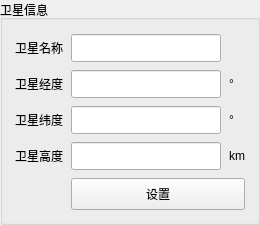
            <widget class="QGroupBox" name="gbSatelliteInfo">
             <property name="title">
              <string>卫星信息</string>
             </property>
             <layout class="QGridLayout" name="layoutSatelliteInfo">
              <property name="leftMargin">
               <number>12</number>
              </property>
              <property name="topMargin">
               <number>14</number>
              </property>
              <property name="rightMargin">
               <number>12</number>
              </property>
              <property name="bottomMargin">
               <number>12</number>
              </property>
              <property name="spacing">
               <number>8</number>
              </property>
              <item row="0" column="0">
               <widget class="QLabel" name="lblSatelliteName">
                <property name="text">
                 <string>卫星名称</string>
                </property>
               </widget>
              </item>
              <item row="0" column="1">
               <widget class="QLineEdit" name="leSatelliteName">
                <property name="minimumSize">
                 <size>
                  <width>150</width>
                  <height>28</height>
                 </size>
                </property>
                <property name="maximumSize">
                 <size>
                  <width>16777215</width>
                  <height>30</height>
                 </size>
                </property>
               </widget>
              </item>
              <item row="1" column="0">
               <widget class="QLabel" name="lblSatelliteLongitude">
                <property name="text">
                 <string>卫星经度</string>
                </property>
               </widget>
              </item>
              <item row="1" column="1">
               <widget class="QLineEdit" name="leSatelliteLongitude">
                <property name="minimumSize">
                 <size>
                  <width>150</width>
                  <height>28</height>
                 </size>
                </property>
                <property name="maximumSize">
                 <size>
                  <width>16777215</width>
                  <height>30</height>
                 </size>
                </property>
               </widget>
              </item>
              <item row="1" column="2">
               <widget class="QLabel" name="lblSatelliteLongitudeUnit">
                <property name="text">
                 <string>°</string>
                </property>
               </widget>
              </item>
              <item row="2" column="0">
               <widget class="QLabel" name="lblSatelliteLatitude">
                <property name="text">
                 <string>卫星纬度</string>
                </property>
               </widget>
              </item>
              <item row="2" column="1">
               <widget class="QLineEdit" name="leSatelliteLatitude">
                <property name="minimumSize">
                 <size>
                  <width>150</width>
                  <height>28</height>
                 </size>
                </property>
                <property name="maximumSize">
                 <size>
                  <width>16777215</width>
                  <height>30</height>
                 </size>
                </property>
               </widget>
              </item>
              <item row="2" column="2">
               <widget class="QLabel" name="lblSatelliteLatitudeUnit">
                <property name="text">
                 <string>°</string>
                </property>
               </widget>
              </item>
              <item row="3" column="0">
               <widget class="QLabel" name="lblSatelliteHeight">
                <property name="text">
                 <string>卫星高度</string>
                </property>
               </widget>
              </item>
              <item row="3" column="1">
               <widget class="QLineEdit" name="leSatelliteHeight">
                <property name="minimumSize">
                 <size>
                  <width>150</width>
                  <height>28</height>
                 </size>
                </property>
                <property name="maximumSize">
                 <size>
                  <width>16777215</width>
                  <height>30</height>
                 </size>
                </property>
               </widget>
              </item>
              <item row="3" column="2">
               <widget class="QLabel" name="lblSatelliteHeightUnit">
                <property name="text">
                 <string>km</string>
                </property>
               </widget>
              </item>
              <item row="4" column="1" colspan="2">
               <widget class="QPushButton" name="btnSatelliteSet">
                <property name="minimumSize">
                 <size>
                  <width>68</width>
                  <height>32</height>
                 </size>
                </property>
                <property name="text">
                 <string>设置</string>
                </property>
               </widget>
              </item>
             </layout>
            </widget>
